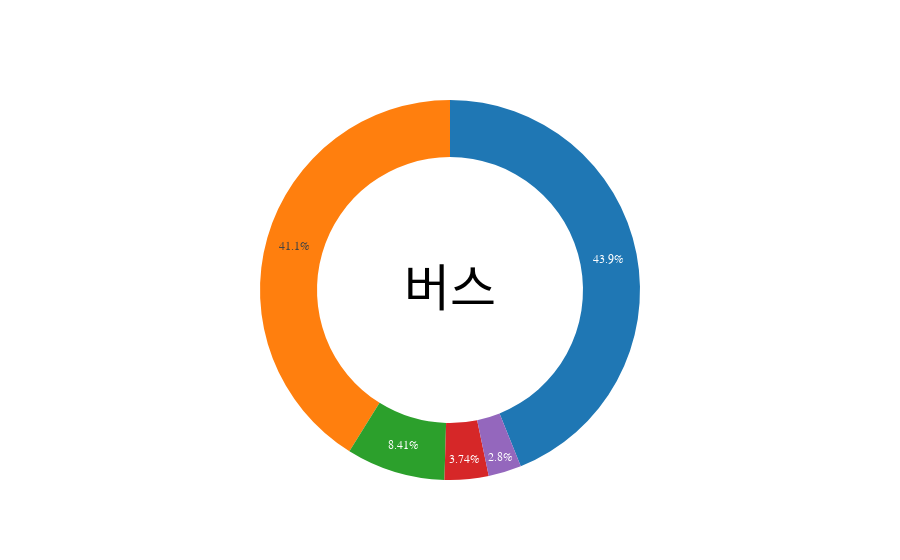

The notebook cell this image was saved under:
### Code cell
tra = go.Pie(labels=labels[:5], values=values[:5], hole=.7, name="Hi")
lay = go.Layout(font={"family":"뫼비우스 Regular"},showlegend=False,annotations=[{"text":"버스","x":0.5,"y":0.5,"showarrow":False,"font":{"family":"뫼비우스 Regular","size":50,"color":"black"}}])
fig = go.Figure(data=[tra], layout=lay)
iplot(fig)

### Figure 1 — Plotly figure (JSON) as saved in the notebook; plotly's stock layout.template omitted (floating-point values rounded to 4 significant figures)
{"data": [{"hole": 0.7, "labels": ["건의", "건의 - 기타", "건의 - 노선(정류장)신설 및 증차", "건의 / 노선(정류장)신설 및 증차", "문의"], "name": "Hi", "type": "pie", "uid": "8c7d89c4-a5f9-409a-8535-9e7d8c19d2d0", "values": [47, 3, 9, 4, 44]}], "layout": {"annotations": [{"font": {"color": "black", "family": "뫼비우스 Regular", "size": 50}, "showarrow": false, "text": "버스", "x": 0.5, "y": 0.5}], "font": {"family": "뫼비우스 Regular"}, "showlegend": false}}
